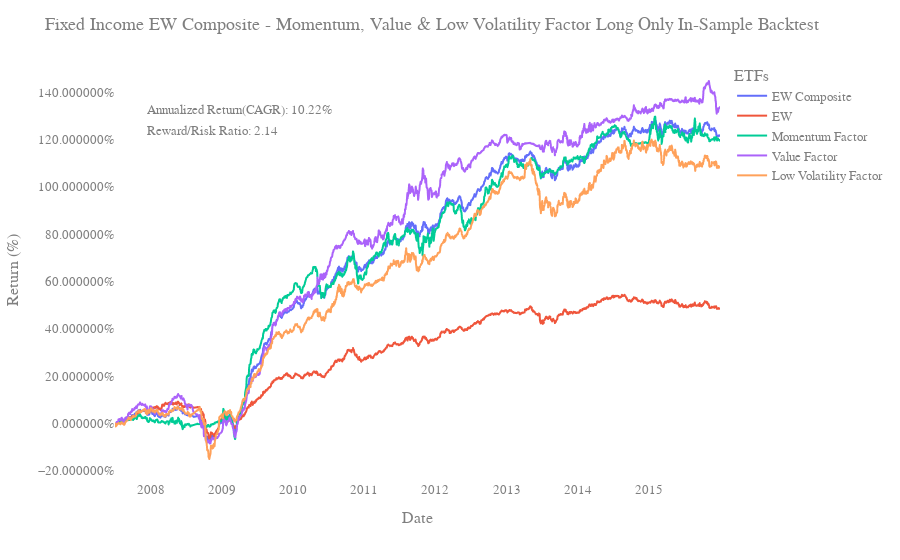

Write notebook code for a chart like this one.
### Markdown cell above
### Equally Weighted Factor (Long-Only) Return Comparison

### Code cell
#nbi:hide_in
fif.plot_chart(factors[[ 'EW Composite','EW','Momentum Factor', 'Value Factor', 'Low Volatility Factor']], sample_start='2006', sample_end='2015', long_short='No', factor_name = 'EW Composite - Momentum, Value & Low Volatility');

### Figure 1 — Plotly figure (JSON) as saved in the notebook; plotly's stock layout.template omitted (floating-point values rounded to 4 significant figures; data arrays with more than 128 entries replaced by an {"elided": "..."} marker saying what was removed)
{"data": [{"hovertemplate": "Date: %{x} <br>Return: %{y:.2%}", "legendgroup": "EW Composite", "line": {"color": "#636efa", "dash": "solid"}, "mode": "lines", "name": "EW Composite", "showlegend": true, "type": "scattergl", "x": {"elided": "2064 str values"}, "xaxis": "x", "y": {"elided": "2064 float values"}, "yaxis": "y"}, {"hovertemplate": "Date: %{x} <br>Return: %{y:.2%}", "legendgroup": "EW", "line": {"color": "#EF553B", "dash": "solid"}, "mode": "lines", "name": "EW", "showlegend": true, "type": "scattergl", "x": {"elided": "2064 str values"}, "xaxis": "x", "y": {"elided": "2064 float values"}, "yaxis": "y"}, {"hovertemplate": "Date: %{x} <br>Return: %{y:.2%}", "legendgroup": "Momentum Factor", "line": {"color": "#00cc96", "dash": "solid"}, "mode": "lines", "name": "Momentum Factor", "showlegend": true, "type": "scattergl", "x": {"elided": "2064 str values"}, "xaxis": "x", "y": {"elided": "2064 float values"}, "yaxis": "y"}, {"hovertemplate": "Date: %{x} <br>Return: %{y:.2%}", "legendgroup": "Value Factor", "line": {"color": "#ab63fa", "dash": "solid"}, "mode": "lines", "name": "Value Factor", "showlegend": true, "type": "scattergl", "x": {"elided": "2064 str values"}, "xaxis": "x", "y": {"elided": "2064 float values"}, "yaxis": "y"}, {"hovertemplate": "Date: %{x} <br>Return: %{y:.2%}", "legendgroup": "Low Volatility Factor", "line": {"color": "#FFA15A", "dash": "solid"}, "mode": "lines", "name": "Low Volatility Factor", "showlegend": true, "type": "scattergl", "x": {"elided": "2064 str values"}, "xaxis": "x", "y": {"elided": "2064 float values"}, "yaxis": "y"}], "layout": {"annotations": [{"align": "left", "showarrow": false, "text": "Annualized Return(CAGR): 10.22%", "x": 0.05, "xref": "paper", "y": 0.9, "yref": "paper"}, {"align": "left", "showarrow": false, "text": "Reward/Risk Ratio: 2.14", "x": 0.05, "xref": "paper", "y": 0.85, "yref": "paper"}], "font": {"color": "#7f7f7f", "family": "Segoe UI, monospace", "size": 13}, "legend": {"title": {"text": "ETFs"}, "tracegroupgap": 0}, "margin": {"t": 60}, "plot_bgcolor": "White", "title": {"text": "Fixed Income EW Composite - Momentum, Value & Low Volatility Factor Long Only In-Sample Backtest"}, "xaxis": {"anchor": "y", "domain": [0, 1], "title": {"text": "Date"}}, "yaxis": {"anchor": "x", "automargin": true, "domain": [0, 1], "tickformat": "%", "title": {"text": "Return (%)"}}}}
